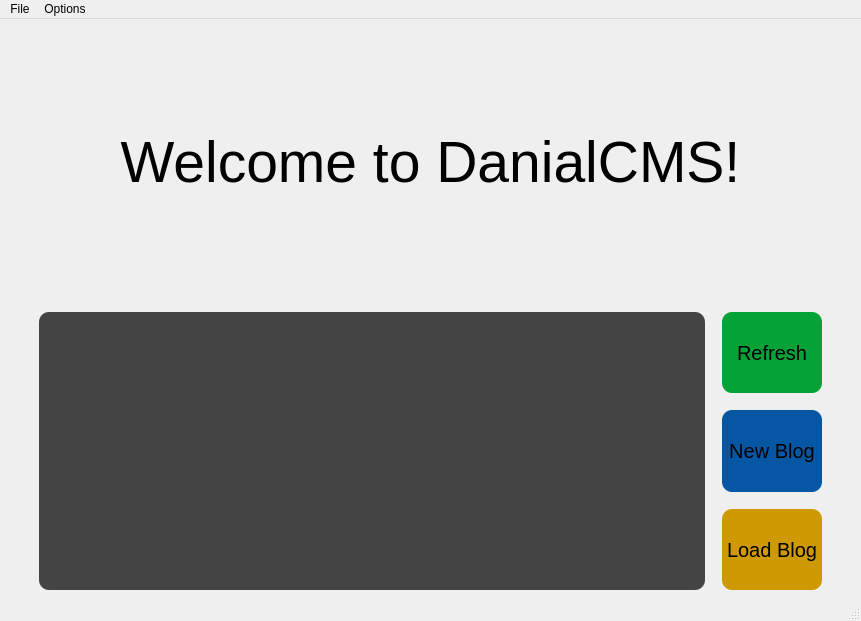
<?xml version="1.0" encoding="UTF-8"?>
<ui version="4.0">
 <class>MainWindow</class>
 <widget class="QMainWindow" name="MainWindow">
  <property name="geometry">
   <rect>
    <x>0</x>
    <y>0</y>
    <width>861</width>
    <height>621</height>
   </rect>
  </property>
  <property name="windowTitle">
   <string>MainWindow</string>
  </property>
  <property name="autoFillBackground">
   <bool>false</bool>
  </property>
  <property name="styleSheet">
   <string notr="true"/>
  </property>
  <widget class="QWidget" name="centralwidget">
   <property name="autoFillBackground">
    <bool>false</bool>
   </property>
   <property name="styleSheet">
    <string notr="true"/>
   </property>
   <layout class="QVBoxLayout" name="verticalLayout_3">
    <item>
     <widget class="QLabel" name="label">
      <property name="sizePolicy">
       <sizepolicy hsizetype="Preferred" vsizetype="MinimumExpanding">
        <horstretch>0</horstretch>
        <verstretch>0</verstretch>
       </sizepolicy>
      </property>
      <property name="maximumSize">
       <size>
        <width>16777215</width>
        <height>16777215</height>
       </size>
      </property>
      <property name="font">
       <font>
        <pointsize>43</pointsize>
       </font>
      </property>
      <property name="styleSheet">
       <string notr="true">background: url(:/bg/background.png);
background-position: bottom;
margin-bottom: 10px;
border-radius: 20px;</string>
      </property>
      <property name="text">
       <string>Welcome to DanialCMS!</string>
      </property>
      <property name="alignment">
       <set>Qt::AlignCenter</set>
      </property>
     </widget>
    </item>
    <item>
     <layout class="QHBoxLayout" name="horizontalLayout">
      <property name="spacing">
       <number>17</number>
      </property>
      <property name="leftMargin">
       <number>30</number>
      </property>
      <property name="rightMargin">
       <number>30</number>
      </property>
      <item>
       <widget class="QListWidget" name="listWidget">
        <property name="sizePolicy">
         <sizepolicy hsizetype="MinimumExpanding" vsizetype="Expanding">
          <horstretch>0</horstretch>
          <verstretch>0</verstretch>
         </sizepolicy>
        </property>
        <property name="maximumSize">
         <size>
          <width>16777215</width>
          <height>16777215</height>
         </size>
        </property>
        <property name="styleSheet">
         <string notr="true">background-color: #444;
border-radius:10px;</string>
        </property>
       </widget>
      </item>
      <item>
       <layout class="QVBoxLayout" name="verticalLayout_2">
        <item>
         <widget class="QPushButton" name="pushButton_2">
          <property name="sizePolicy">
           <sizepolicy hsizetype="Minimum" vsizetype="Expanding">
            <horstretch>0</horstretch>
            <verstretch>0</verstretch>
           </sizepolicy>
          </property>
          <property name="maximumSize">
           <size>
            <width>16777215</width>
            <height>16777215</height>
           </size>
          </property>
          <property name="font">
           <font>
            <pointsize>15</pointsize>
           </font>
          </property>
          <property name="styleSheet">
           <string notr="true">background-color: rgb(5, 163, 55);
border-radius: 10px;
padding: 0px 5px;</string>
          </property>
          <property name="text">
           <string>Refresh</string>
          </property>
         </widget>
        </item>
        <item>
         <widget class="QPushButton" name="pushButton">
          <property name="sizePolicy">
           <sizepolicy hsizetype="Minimum" vsizetype="Expanding">
            <horstretch>0</horstretch>
            <verstretch>0</verstretch>
           </sizepolicy>
          </property>
          <property name="maximumSize">
           <size>
            <width>16777215</width>
            <height>16777215</height>
           </size>
          </property>
          <property name="font">
           <font>
            <pointsize>15</pointsize>
           </font>
          </property>
          <property name="styleSheet">
           <string notr="true">border-radius: 10px;
padding: 0px 5px;
background-color: rgb(5, 87, 163);</string>
          </property>
          <property name="text">
           <string>New Blog</string>
          </property>
         </widget>
        </item>
        <item>
         <widget class="QPushButton" name="pushButton_3">
          <property name="sizePolicy">
           <sizepolicy hsizetype="Minimum" vsizetype="Expanding">
            <horstretch>0</horstretch>
            <verstretch>0</verstretch>
           </sizepolicy>
          </property>
          <property name="maximumSize">
           <size>
            <width>16777215</width>
            <height>16777215</height>
           </size>
          </property>
          <property name="font">
           <font>
            <pointsize>15</pointsize>
           </font>
          </property>
          <property name="styleSheet">
           <string notr="true">background-color: #cf9904;
border-radius: 10px;
padding: 0px 5px;</string>
          </property>
          <property name="text">
           <string>Load Blog</string>
          </property>
         </widget>
        </item>
       </layout>
      </item>
     </layout>
    </item>
   </layout>
  </widget>
  <widget class="QMenuBar" name="menubar">
   <property name="geometry">
    <rect>
     <x>0</x>
     <y>0</y>
     <width>861</width>
     <height>30</height>
    </rect>
   </property>
   <widget class="QMenu" name="menuFile">
    <property name="title">
     <string>File</string>
    </property>
    <addaction name="actionQuit"/>
    <addaction name="separator"/>
   </widget>
   <widget class="QMenu" name="menuOptions">
    <property name="title">
     <string>Options</string>
    </property>
    <addaction name="actionMr_Ahmadi_Mode_2"/>
   </widget>
   <addaction name="menuFile"/>
   <addaction name="menuOptions"/>
  </widget>
  <widget class="QStatusBar" name="statusbar"/>
  <action name="actionMr_Ahmadi_Mode">
   <property name="text">
    <string>Mr.Ahmadi Mode!</string>
   </property>
  </action>
  <action name="actionQuit">
   <property name="text">
    <string>Quit</string>
   </property>
  </action>
  <action name="actionMr_Ahmadi_Mode_2">
   <property name="text">
    <string>Mr.Ahmadi Mode!</string>
   </property>
  </action>
 </widget>
 <resources>
  <include location="bg.qrc"/>
 </resources>
 <connections/>
</ui>
